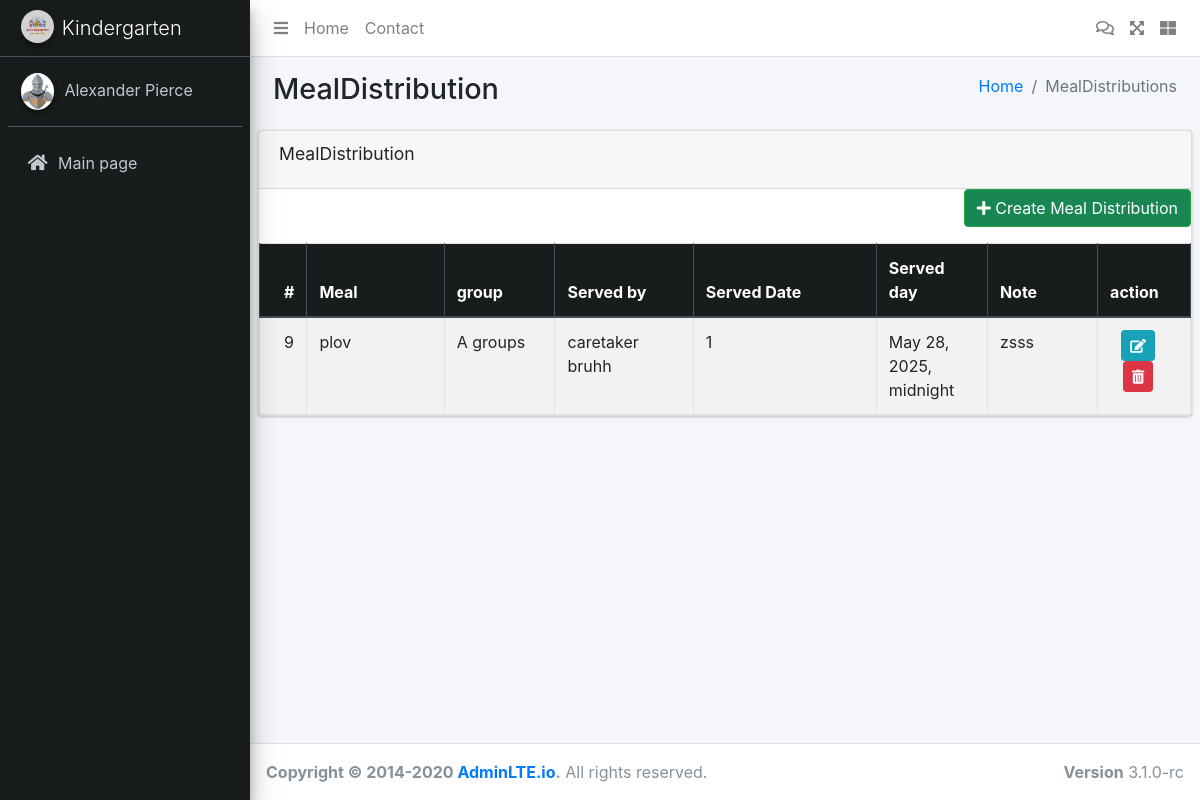
Page /product/mealDistribution/ (signed in) on the committed database.
### food/models.py (models this page shows, shortened)
class MealDistribution(models.Model):
    DATE_TIME_CHOICE = (
        (1, 'breakfast'),
        (2, 'lunch'),
        (3, 'dinner'),
    )
    meal = models.ForeignKey(Meal, on_delete=models.CASCADE)
    served_by = models.ForeignKey(Caretaker, on_delete=models.CASCADE)
    served_date = models.IntegerField(choices=DATE_TIME_CHOICE)
    group = models.ForeignKey(Group, on_delete=models.CASCADE)
    served_day = models.DateTimeField()
    notes = models.TextField(blank=True, null=True)

class Meal(models.Model):
    name = models.CharField(max_length=100)
    timestamp = models.DateTimeField(auto_now=True)
    estimate_portion = models.FloatField(null=False)
    cooked_by = models.ForeignKey(Caretaker, on_delete=models.CASCADE)
    ingredients = models.ManyToManyField(Ingredient)
    required_grams = models.FloatField(null=True, blank=True)
    def __str__(self):
        return self.name

### group/models.py (models this page shows, shortened)
class Group(models.Model):
    group_name = models.CharField(max_length=50)
    caretakers = models.ForeignKey(Caretaker, on_delete=models.CASCADE)
    room = models.DecimalField(max_digits=5, decimal_places=2)
    total_quantity = models.IntegerField(default=0)
    created_at = models.DateTimeField(auto_now=True)
    def __str__(self):
        return f"{self.group_name}"

### people/models.py (models this page shows)
class Caretaker(AbstractBaseUser, PermissionsMixin):
    first_name = models.CharField(max_length=50, blank=True, null=True)
    last_name = models.CharField(max_length=50, blank=True, null=True)
    email = models.EmailField(max_length=75, unique=True)
    role = models.CharField(max_length=20, choices=Roles.choices)
    number = models.CharField(max_length=25, blank=True, null=True)
    salary = models.IntegerField(blank=True, null=True)
    address = models.ForeignKey(Address, on_delete=models.CASCADE, null=True)
    joined_date = models.DateField(auto_now_add=True)
    is_admin = models.BooleanField(default=False)
    is_active = models.BooleanField(default=True)
    is_staff = models.BooleanField(default=False)
    objects = CareTakerManger()
    USERNAME_FIELD = 'email'
    REQUIRED_FIELDS = ['first_name']
    def __str__(self):
        return f"{self.first_name} {self.last_name}"

### food/views.py (the view)
# urls.py: path('mealDistribution/', meal_distribution, name='mealDistribution'),
def meal_distribution(request):
    mealDistribution = MealDistribution.objects.all()
    form = None
    create_form = MealDistributionCreateForm()
    if not can_access_caretaker and can_access_chief(request.user):
        return render(request, 'kids.html', )
    edit_mealDistribution_id = request.GET.get('edit_mealDistribution_id')
    if request.method == 'POST':
        if edit_mealDistribution_id:
            mealDistribution_to_edit = get_object_or_404(MealDistribution, id=edit_mealDistribution_id)
            form = MealDistributionCreateForm(request.POST, instance=mealDistribution_to_edit)
            if form.is_valid():
                form.save()
                return redirect('mealDistribution')
        else:
            create_form = MealDistributionCreateForm(request.POST)
            if create_form.is_valid():
                create_form.save()
                return redirect('mealDistribution')
    else:
        if edit_mealDistribution_id:
            try:
                meal_to_edit = MealDistribution.objects.get(id=edit_mealDistribution_id)
                form = MealDistributionCreateForm(instance=meal_to_edit)
            except MealDistribution.DoesNotExist:
                form = None
    context = {
        'mealDistributions': mealDistribution,
        'form': form,
        'create_form': create_form,
        'edit_mealDistribution_id': edit_mealDistribution_id,
        'user_role': request.user.role,
    }
    return render(request, 'MealDistribution.html', context)

### templates/MealDistribution.html (shortened to what this page needs)
{% extends 'base.html'%}
{% load static %}
{% load widget_tweaks %}
{% block header %}
<head>
    <link rel="stylesheet" href="../../plugins/fontawesome-free/css/all.min.css">
    <link rel="stylesheet" href="../../dist/css/adminlte.min.css">
    <link rel="stylesheet" href="https://stackpath.bootstrapcdn.com/bootstrap/4.5.2/css/bootstrap.min.css">
    <link rel="stylesheet" href="https://cdnjs.cloudflare.com/ajax/libs/font-awesome/5.15.4/css/all.min.css">
</head>
{% endblock header %}
{% block content %}
<div class="wrapper">
     <nav class="main-header navbar navbar-expand navbar-white navbar-light">
        <ul class="navbar-nav">
            <li class="nav-item">
                <a class="nav-link" data-widget="pushmenu" href="#" role="button"><i class="fas fa-bars"></i></a>
            </li>
            <li class="nav-item d-none d-sm-inline-block">
                <a href="index3.html" class="nav-link">Home</a>
            </li>
            <li class="nav-item d-none d-sm-inline-block">
                <a href="#" class="nav-link">Contact</a>
            </li>
        </ul>
        <ul class="navbar-nav ml-auto">
            <a class="nav-link" href="{% url 'check_inventory_and_alert' %}">
                <i class="far fa-comments"></i>
            </a>
            <li class="nav-item">
                <a class="nav-link" data-widget="fullscreen" href="#" role="button">
                    <i class="fas fa-expand-arrows-alt"></i>
                </a>
            </li>
            <li class="nav-item">
                <a class="nav-link" data-widget="control-sidebar" data-slide="true" href="#" role="button">
                    <i class="fas fa-th-large"></i>
                </a>
            </li>
        </ul>
    </nav>
    <aside class="main-sidebar sidebar-dark-primary elevation-4" style="background: #191c1c">
        <a href="../../index3.html" class="brand-link">
            <img src="{% static 'img/logo-template-for-children-s-business-kindergarten-school-training-vector.jpg' %}"
                 alt="AdminLTE Logo"
                 class="brand-image img-circle elevation-3" style="opacity: .8">
            <span class="brand-text font-weight-light">Kindergarten</span>
        </a>
        <div class="sidebar">
            <div class="user-panel mt-3 pb-3 mb-3 d-flex">
                <div class="image">
                    <img src="{% static 'img/medieval-knight-armor_1308-174955.avif' %}" class="img-circle elevation-2"
                         alt="User Image">
                </div>
                <div class="info">
                    <a href="#" class="d-block">Alexander Pierce</a>
                </div>
            </div>
            <nav class="mt-2">
                <ul class="nav nav-pills nav-sidebar flex-column" data-widget="treeview" role="menu"
                    data-accordion="false">
                    <li class="nav-item">
                        <a href="{% url 'index' %}" class="nav-link">
                            <i class="nav-icon fas fa-home"></i>
                            <p>
                                Main page
                            </p>
                        </a>
                    </li>
                </ul>
            </nav>
        </div>
    </aside>
    <div class="content-wrapper">
        <section class="content-header">
            <div class="container-fluid">
                <div class="row mb-2">
                    <div class="col-sm-6">
                        <h1>MealDistribution</h1>
                    </div>
                    <div class="col-sm-6">
                        <ol class="breadcrumb float-sm-right">
                            <li class="breadcrumb-item"><a href="#">Home</a></li>
                            <li class="breadcrumb-item active">MealDistributions</li>
                        </ol>
                    </div>
                </div>
            </div>
        </section>
        <section class="content">
            <div class="card">
                <div class="card-header">
                    <h3 class="card-title">MealDistribution</h3>
                </div>
                <div class="card-body p-0">
                    <div class="mb-3 d-flex justify-content-end">
                        <button class="btn btn-success" data-toggle="modal" style="background: #198754"
                                data-target="#createMealDistributionModal">
                            <i class="fas fa-plus"></i> Create Meal Distribution
                        </button>
                    </div>
                    <table class="table table-bordered table-striped">
                        <thead class="thead-dark">
                        <tr>
                            <th style="width: 3%; background: #191c1c">#</th>
                            <th style="width: 15%;background: #191c1c">Meal</th>
                            <th style="width: 12%; background: #191c1c">group</th>
                            <th style="width: 15%; background: #191c1c">Served by</th>
                            <th style="width: 20%; background: #191c1c">Served Date</th>
                            <th style="width: 12%; background: #191c1c">Served day</th>
                            <th style="width: 12%; background: #191c1c">Note</th>
                            <th style="width: 10%; background: #191c1c">action</th>
                        </tr>
                        </thead>
                        <tbody>
                        {% for mealDistribution in mealDistributions %}
                        <tr>
                            <td>{{ mealDistribution.id }}</td>
                            <td>{{ mealDistribution.meal }}</td>
                            <td>{{ mealDistribution.group }}</td>
                            <td>{{ mealDistribution.served_by }}</td>
                            <td>{{ mealDistribution.served_date }}</td>
                            <td>{{ mealDistribution.served_day }}</td>
                            <td>{{ mealDistribution.notes }}</td>
                            <td class="text-center">
                                <a href="?edit_mealDistribution_id={{ mealDistribution.id }}"
                                   class="btn btn-sm btn-info">
                                    <i class="fas fa-edit"></i>
                                </a>
                                <a href="#" class="btn btn-sm btn-danger" data-toggle="modal" data-target="#deleteModal"
                                   data-id="{{ mealDistribution.id }}" data-meal="{{ mealDistribution.meal.name }}"
                                   data-url="{% url 'deleteMealDistribution' mealDistribution.id %}">
                                    <i class="fas fa-trash-alt"></i>
                                </a>
                            </td>
                        </tr>
                        {% endfor %}
                        </tbody>
                    </table>
                </div>
            </div>
        </section>
    </div>
    <footer class="main-footer">
        <div class="float-right d-none d-sm-block">
            <b>Version</b> 3.1.0-rc
        </div>
        <strong>Copyright &copy; 2014-2020 <a href="https://adminlte.io">AdminLTE.io</a>.</strong> All rights reserved.
    </footer>
</div>
{% endblock content%}

### rows in the picture
MealDistribution: id "9", meal "plov", group "A groups", served_by "caretaker bruhh", served_date "1", served_day "May 28, 2025, midnight", notes "zsss"
